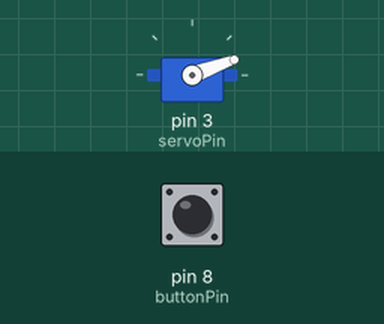
This sketch was run on a simulated Arduino Uno, built with avr-gcc and run on an emulated ATmega328P. Shown: servo. The inputs (shaded band) are chosen by the test bench; at power-on: pin 8 (buttonPin) HIGH.

Above: at 1.2 s.
1.3 s: pin 8 (buttonPin) pulled LOW for 1 s
At 2.9 s:
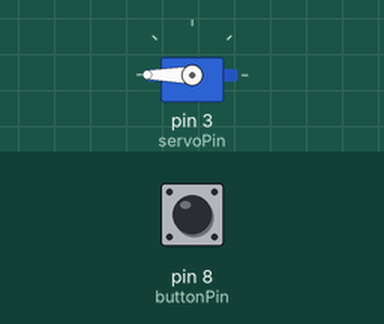
4.3 s: pin 8 (buttonPin) pulled LOW for 0.15 s
At 5.6 s:
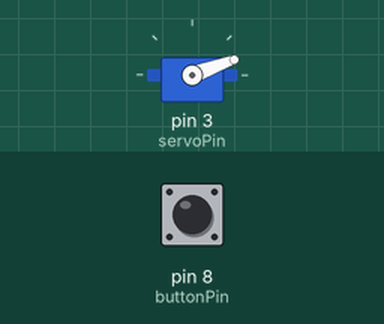
5.9 s: pin 8 (buttonPin) pulled LOW for 3.2 s
At 9.9 s:
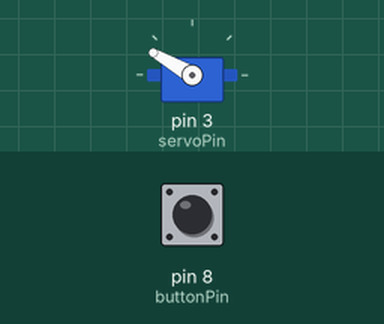
Timing chart, 0 to 11.4 s (numbered marks = the images above; inputs shaded):
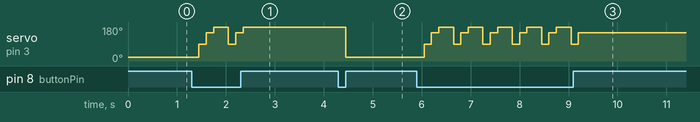

The sketch:

buttoncycle_servo.ino
```cpp
 #include <Servo.h>;
 const int buttonPin = 8;
 const int servoPin = 3;
 Servo servo;

int counter = 0;
void setup()
{
  servo.attach (servoPin);

  pinMode(buttonPin, INPUT);
}

void loop()
{
  int buttonState;
  buttonState = digitalRead(buttonPin);

  if (buttonState == LOW) // light the LED
  {
    counter++;
    delay(150);
  }
if(counter == 0)
    servo.write (20);  // zero degrees
  else if(counter == 1)
    servo.write(90);
  else if(counter == 2)
    servo.write (150);
  else if(counter == 3)
    servo.write (180);

  else
   counter = 0;
}
```

Measured:
- after the input at 1.3 s, servo on pin 3 (servoPin): 20° → 90° after 0.15 s, → 150° 0.15 s later, → 180° 0.15 s later, → 90° 0.30 s later, … (6 changes in this stretch)
- after the input at 4.3 s, servo on pin 3 (servoPin): 180° → 20° after 0.15 s
- after the input at 5.9 s, servo on pin 3 (servoPin): 20° → 90° after 0.15 s, then repeats every 0.60 s: 150° 0.15 s, 180° 0.30 s, 90° 0.15 s, until it stays 150° from 9.2 s
